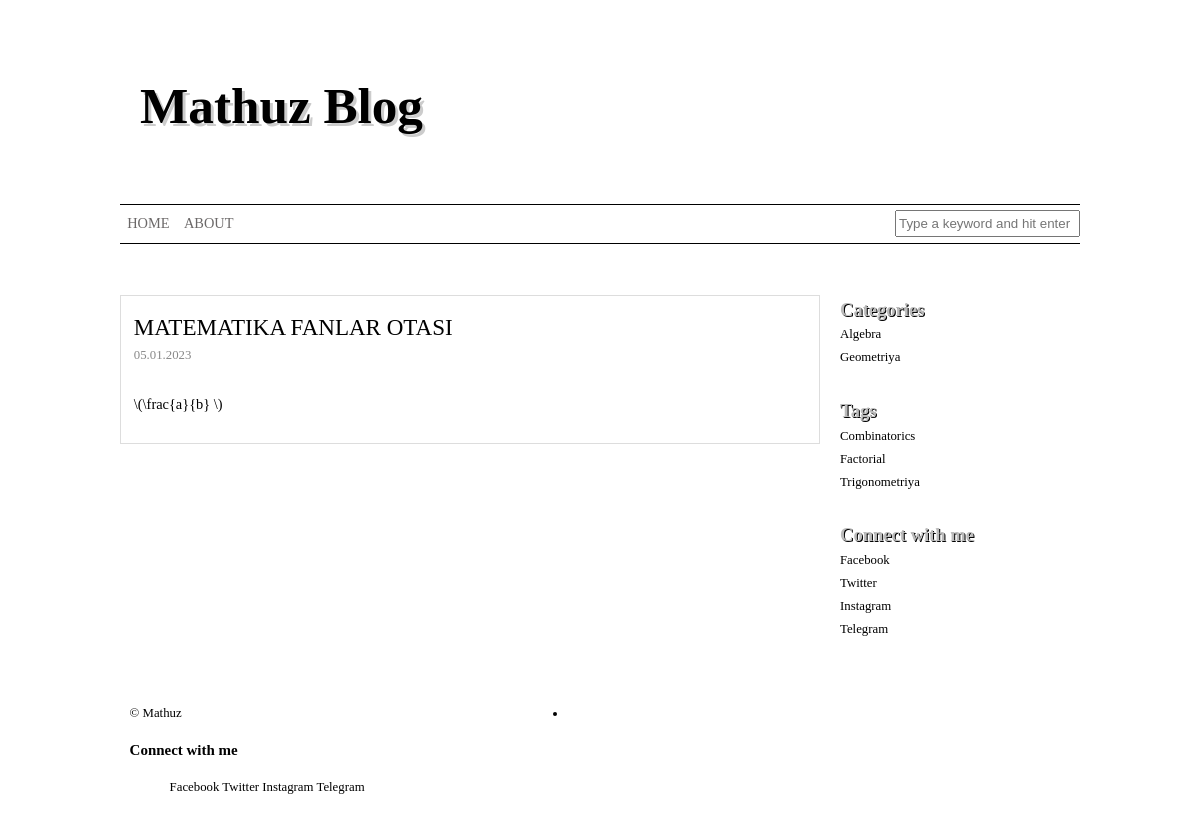
The app's page /post/detail/2/ with its own data.
### blogs/models.py (models this page shows, shortened)
class Post(models.Model):
    category = models.ForeignKey(Category, on_delete=models.CASCADE, null=True, blank=True)
    title = models.CharField(max_length=121)
    content = models.TextField()
    tag = models.ManyToManyField(Tag, )
    created_at = models.DateTimeField(auto_now_add=True)

class Category(models.Model):
    title = models.CharField(max_length=121)
    class Meta:
        verbose_name = "Category"
        verbose_name_plural = "Categories"
        ordering = ['id']

class Tag(models.Model):
    title = models.CharField(max_length=121)

### blogs/views.py (the view)
# urls.py: path('post/detail/<int:pk>/', post_detail, name='post-detail'),
def post_detail(request, pk):
    post = Post.objects.get(id=pk)
    categories = Category.objects.all()
    tags = Tag.objects.all()
    context = {
        "post": post,
        "categories": categories,
        "tags": tags,
    }
    return render(request, 'post_detail.html', context)

### templates/post_detail.html (shortened to what this page needs)
<!DOCTYPE html>
{% load static %}
{% load mathjax %}
<html lang="en">
<head>
    <link rel="stylesheet" href="{% static 'main.css' %}">
</head>
<body>
    <div id="wrapper">
        <header>
            <hgroup>
                <h1 class="site-title"><a href="/">Mathuz Blog</a></h1>
            </hgroup>
        </header>
        <nav>
            <ul class="main-nav">
                <li><a href="/">Home</a></li>
                <li><a href="{% url 'about-me' %}">About</a></li>
                <form action="{% url 'post-list' %}" method="get" class="search-form" style="text-align: right;">
                    <div class="form-group">
                        <input type="text" name="q" style="right: auto; margin-top: 5px; margin-bottom: 3px;"
                            class="form-control" id="s" placeholder="Type a keyword and hit enter">
                    </div>
                </form>
            </ul>
        </nav>
        <section class="content">
            <article class="post">
                <h1 class="post-title">{{ post.title }}</h1>
                <div class="entry post-meta">
                    <span class="post-date">{{ post.created_at|date:'d.m.Y' }}</span>
                </div>
                <div class="entry post-content">
                    <p>
                        {{ post.content|safe }}
                    </p>
                </div>
            </article>
        </section>
        <aside class="sidebar">
            <ul class="widget-sidebar">
                <li class="widget widget_categories">
                    <h3 class="widget-title">Categories</h3>
                    <ul>
                        {% for i in categories %}
                        <li><a href="{% url 'post-list' %}?category={{ i.title }}">{{ i.title }}</a></li>
                        {% endfor %}
                    </ul>
                </li>
                <li class="widget widget_categories">
                    <h3 class="widget-title">Tags</h3>
                    <ul>
                        {% for i in tags %}
                        <li><a href="{% url 'post-list' %}?tag={{ i.title }}">{{ i.title }}</a></li>
                        {% endfor %}
                    </ul>
                </li>
                <li class="widget widget_categories">
                    <h3 class="widget-title">Connect with me</h3>
                    <ul>
                        <li><a href="#">Facebook</a></li>
                        <li><a href="#">Twitter</a></li>
                        <li><a href="#">Instagram</a></li>
                        <li><a href="#">Telegram</a></li>
                    </ul>
                </li>
            </ul>
        </aside>
        <footer>
            <div class="footer-left">&copy; Mathuz </div>
            <li class="widget widget_categories">
                <h3 class="widget-title">Connect with me</h3>
                <ol>
                    <a href="#">Facebook</a>
                    <a href="#">Twitter</a>
                    <a href="#">Instagram</a>
                    <a href="#">Telegram</a>
                </ol>
            </li>
        </footer>
    </div>
</body>
</html>

### static/main.css (style rules this page uses)
*, html { line-height: 1.6em; }
.sidebar a, article a, header a, footer a { color: #000;text-decoration:none; }
header a { text-decoration: none; text-align:center;color#000;text-shadow: 3px 3px #ccc; }
#wrapper { font-size: 0.8em; max-width: 960px; margin: 0 auto; }
header { padding: 1em 0; margin: 0px auto; float: left; max-width: 95%; }
header hgroup { width: 100%; font-weight:normal; color:#000; font-family:"Pacifico",tahoma,serif; text-align:center; font-size:2em; padding:10px; }
nav { display: block; margin: 0 0 4em; padding: 0px; float: left; width: 100%; background-color: #fff; color:#000; border-top: thin solid !important; border-bottom: thin solid; }
nav ul { padding: 0; list-style: none; position: relative; display: inline-table; z-index: 9999; margin: 0px; float: left; width: 100%; }
nav ul:after { content: ""; clear: both; display: block; }
nav ul li { float: left; }
nav ul li a { display: block; padding: 0.5em; font-size: 1.125em; color: #6B6868; text-decoration: none; margin: 0px; background-color: #fff; text-transform:uppercase; font-family:tahoma,serif; }
nav ul li:last-of-type a { border-right: none; }
section.content { width: 70%; float:left; }
.content article { width:100%; float:left; padding:1em; margin: 0 0 1em; border: 1px solid #ddd; }
article .entry { clear:both; padding: 0 0 1em; }
h1.post-title { font-family:'pacifico'; font-size: 1.8em; margin:0; padding:0;text-decoration: none;font-weight: normal;text-transform: uppercase; }
.entry.post-meta { color: #888; }
.entry.post-meta span { padding: 0 1em 0 0; }
.entry.post-content { font-size: 1.125em; margin:0; padding:0; }
aside.sidebar { width: 25%; float:right; }
aside.sidebar ul { width:100%; margin: 0px; padding: 0px; float: left; list-style: none; }
aside.sidebar ul li { width:100%; margin: 0px 0px 2em; padding: 0px; float: left; list-style: none; }
aside.sidebar ul li ul li { margin: 0px 0px 0.2em; padding: 0px; }
aside.sidebar ul li h3.widget-title { width:100%; margin: 0px; padding: 0px; float: left; font-size: 1.45em; color:#BBBBBB; font-family:pacifico,tahoma,serif; text-shadow: 1px 1px #000; }
aside.sidebar a { text-decoration:none; }
footer { width: 98%; float:left; padding: 1%; background-color: white; margin-top: 2em; }
footer .footer-left { width: 45%; float:left; text-align:left; }

### records on screen
Post: title "MATEMATIKA FANLAR OTASI", created_at "05.01.2023", content "\\(\\frac{a}{b} \\)"
Category: title "Algebra"
Category: title "Geometriya"
Tag: title "Combinatorics"
Tag: title "Factorial"
Tag: title "Trigonometriya"
